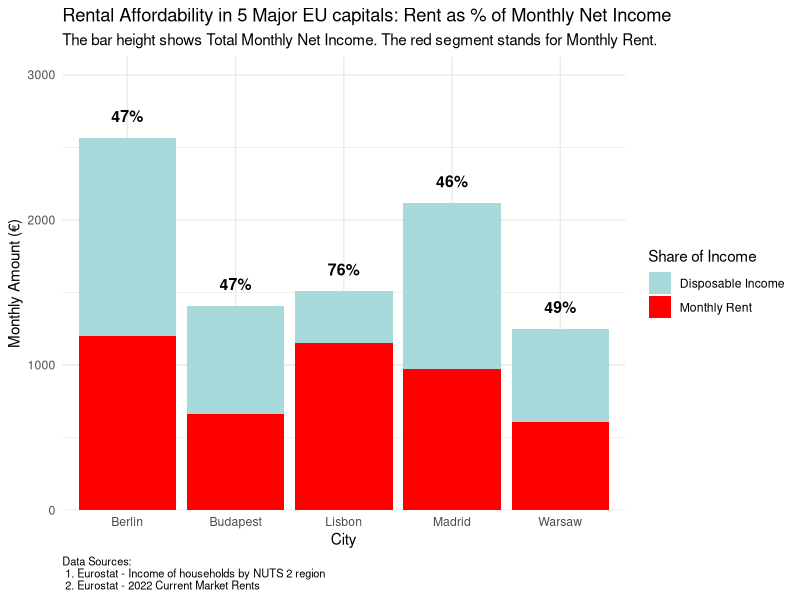

Recreate this plot in R.
install.packages("tidyverse")
library(tidyverse)
library(readxl)
library(dplyr)
# Reading the imported .xlsx file with the dataset into a dataframe 
housing_data <- read_excel("Housing Affordability Data Collection.xlsx")
# Cleaning the data: renaming columns and data values. Sorting.
housing_data_stacked <- housing_data %>%
  rename(Rent_Amount = Rent_1_Amount,
         Source_Rent = Source_Rent_1,
         rent_to_income_ratio = `Rent to Income ratio`) %>% 
  mutate(City =case_when(City == "Grande Lisboa" ~ "Lisbon",
                         City == "Comunidad de Madrid" ~ "Madrid",
                         City == "Warszawski stoĹeczny" ~ "Warsaw",TRUE ~ City),
         # Calculating the Disposable Income
         Disposable_Income = Monthly_Net_Income_EUR - Rent_Amount)
head(housing_data_stacked)
# Transforming the data from wide to long
housing_data_long_stacked <- housing_data_stacked %>%
  pivot_longer(
    cols = c(Disposable_Income,Rent_Amount),
    names_to = 'Metrics',
    values_to = 'Amount_EUR'
  ) %>% mutate(Metrics = factor(Metrics, levels = c("Disposable_Income", "Rent_Amount")))
# Plotting the chart using a difference bar chart:
housing_plot <- ggplot(data = housing_data_long_stacked)+
  geom_col(mapping = aes(x=City,y=Amount_EUR,fill=Metrics))+
  geom_text(data = housing_data_stacked, aes(x = City, y = Monthly_Net_Income_EUR + 150, 
                                             label = paste0(round(rent_to_income_ratio * 100, 0), "%")),
            color = "black",
            fontface = "bold",
            size = 4
  ) + 
  # Defining labels (title, axes, footnote)
  labs(title = "Rental Affordability in 5 Major EU capitals: Rent as % of Monthly Net Income",
       subtitle = "The bar height shows Total Monthly Net Income. The red segment stands for Monthly Rent.",
       x = "City",
       y = "Monthly Amount (€)",
       fill = "Share of Income",
       caption = "Data Sources:\n 1. Eurostat - Income of households by NUTS 2 region\n 2. Eurostat - 2022 Current Market Rents") +
  scale_fill_manual(
    labels = c("Disposable Income","Monthly Rent"),
    values = c("Disposable_Income"="#A8DADC", "Rent_Amount"="red")) +
  # Adding extra space in the plot for labels 
  scale_y_continuous(expand = expansion(mult =c(0, 0.15)))+ 
  theme_minimal()+
  theme(plot.caption = element_text(hjust = 0, size = 8))
housing_plot
# Documentation and Report generation
install.packages("rmarkdown")
install.packages("knitr")
library(rmarkdown)
library(knitr)
